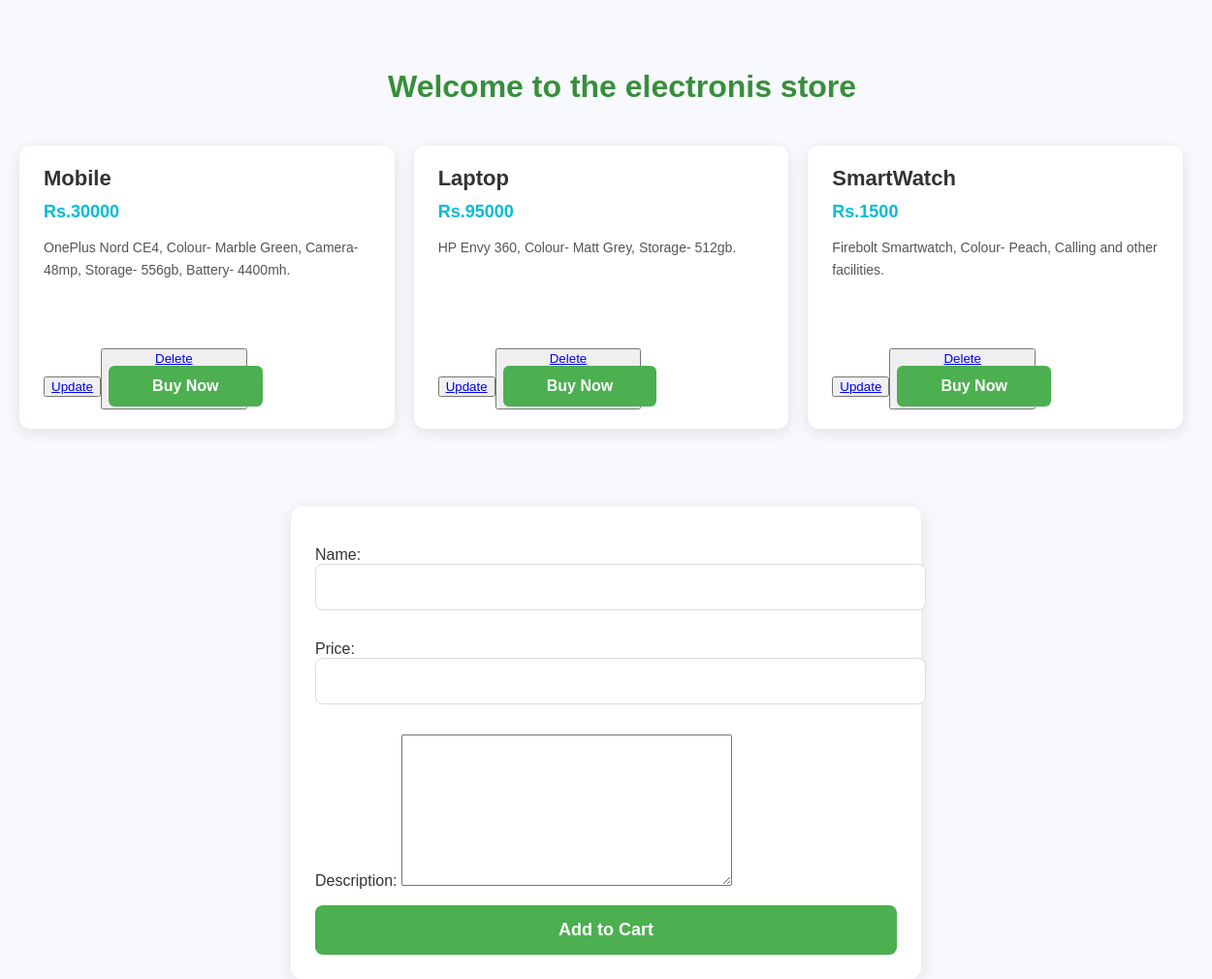
The app's page /electronics/product/, older data.
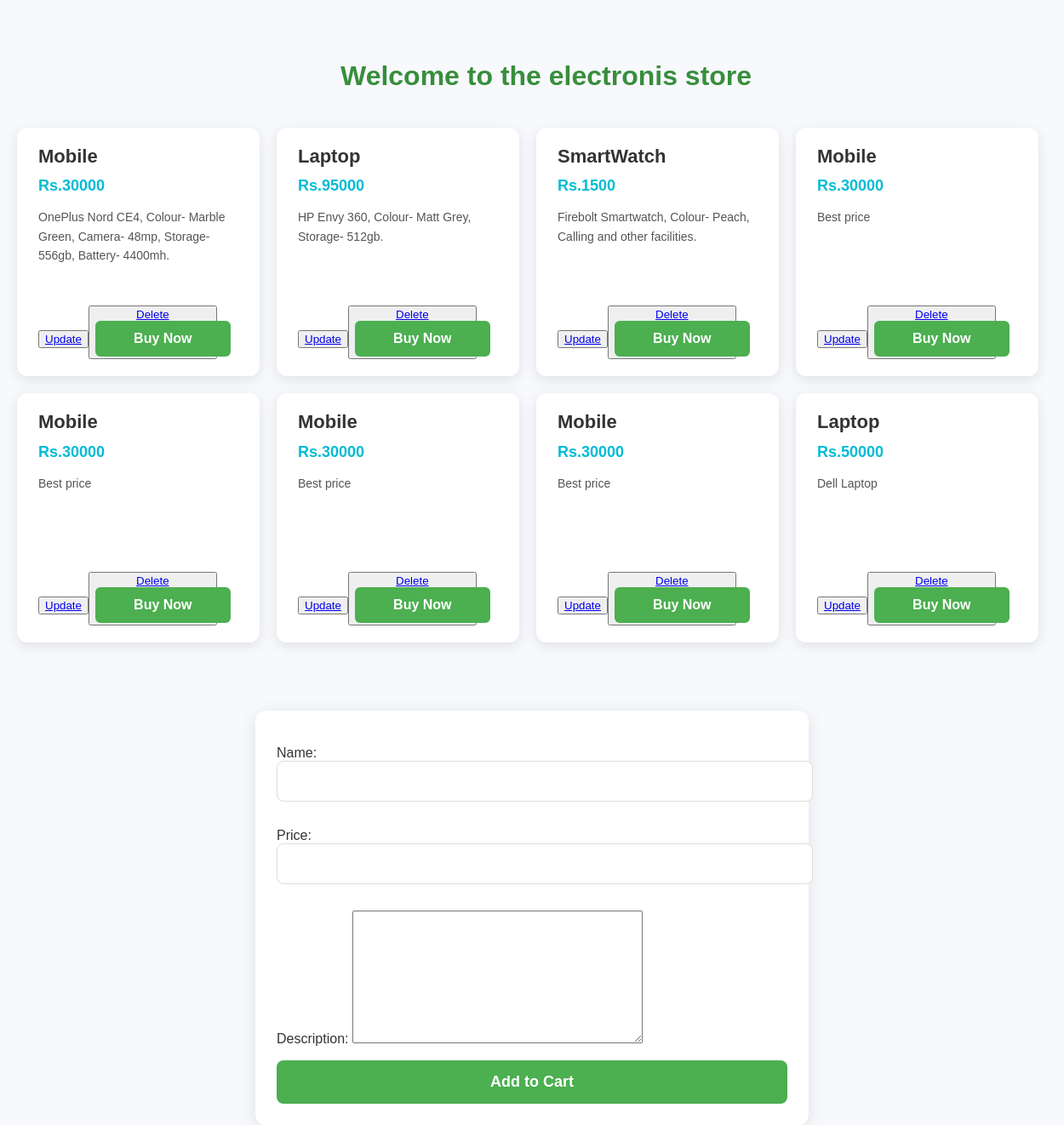
The same page, newer data.
### electronics/models.py (models this page shows, shortened)
class Product(models.Model):
    name = models.CharField(max_length=100)
    price = models.IntegerField()
    description = models.TextField()

### electronics/views.py (the view)
# urls.py: path('product/', views.product_detail, name='product_detail'),
def product_detail(request):
    prod = Product.objects.all()
    form = ProductForm()
    if request.method == 'POST':
        form = ProductForm(request.POST)
        if form.is_valid():
            form.save()
            form = ProductForm()
    return render(request, 'electronics/product_detail.html', {"prod":prod,"form":form})

### electronics/forms.py
class ProductForm(forms.ModelForm):
    class Meta:
        model = Product
        fields = ['id','name','price','description']

### electronics/templates/electronics/product_detail.html (shortened to what this page needs)
<!DOCTYPE html>
<html lang="en">
<head>
</head>
<body>
    <h1>Welcome to the electronis store</h1>
    <div class="product-container">
        {% for pro in prod %}
            <div class="product-item">
                <div class="product-name">{{ pro.name }}</div>
                <div class="product-price">Rs.{{ pro.price }}</div>
                <div class="product-description">{{ pro.description }}</div>
                <a href="{% url 'update_product' pro.id%}">
                <button type="ubutton">Update</bottom> </a>
                <a href="{% url 'delete_product' pro.id%}">
                <button type="dbutton">Delete</bottom> </a>
                <a href="#" class="buy-button">Buy Now</a>
            </div>
        {% endfor %}
    </div>
    <div class="form-container">
        <form method="post">
            {{ form.as_p }}
            <input type="submit" value="Add to Cart">
        </form>
    </div>
</body>
</html>

Row changes from the older to the newer data that the page shows:
added Product: name "Mobile", price "30000", description "Best price"
added Product: name "Mobile", price "30000", description "Best price"
added Product: name "Mobile", price "30000", description "Best price"
added Product: name "Mobile", price "30000", description "Best price"
added Product: name "Laptop", price "50000", description "Dell Laptop"
